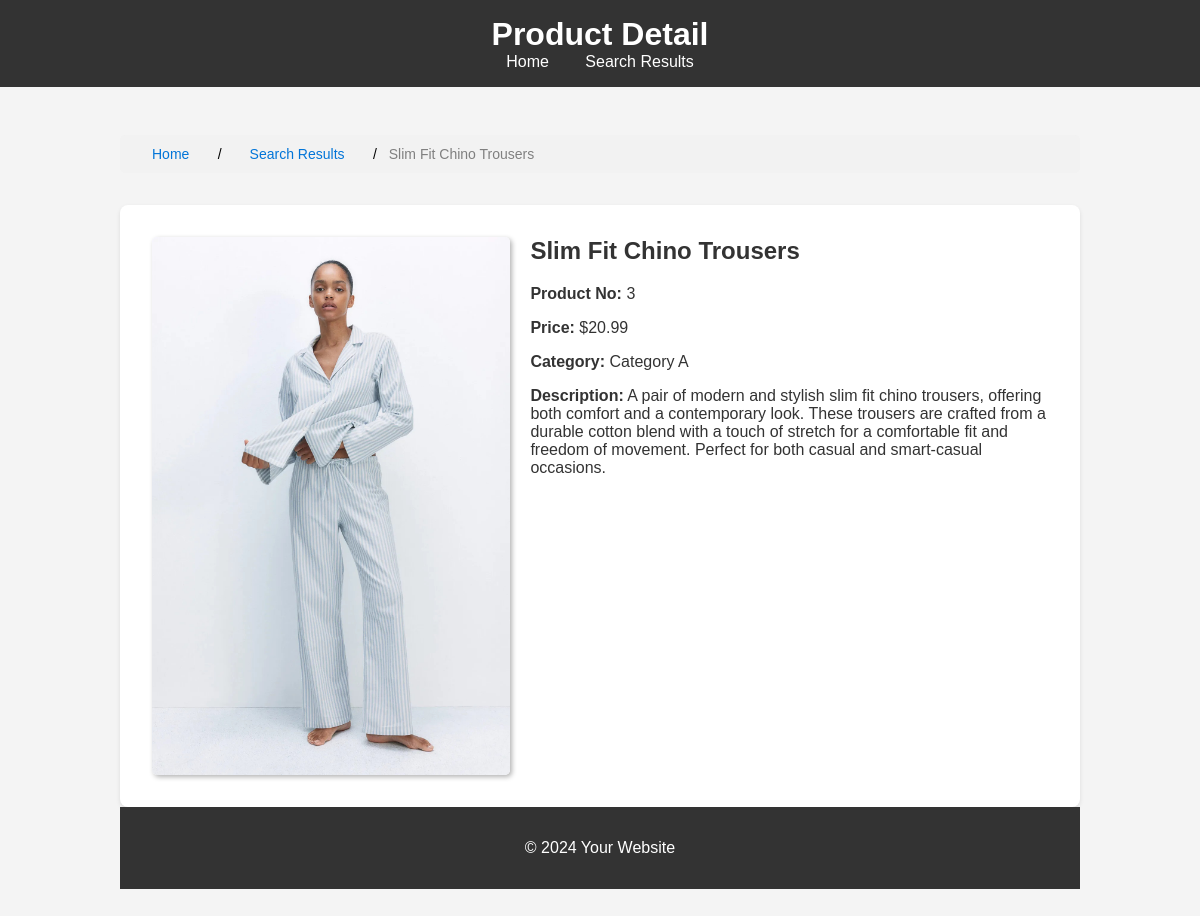
The app's page /product/3 with its own data.
### models.py (models this page shows, shortened)
class Product(db.Model):
    id = db.Column(db.Integer, primary_key=True)  # Otomatik artan birincil anahtar
    product_no = db.Column(db.String(50), unique=True, nullable=False)  # Ürün numarası
    product_name = db.Column(db.String(50), unique=True, nullable=False)  # Ürün numarası
    description = db.Column(db.String(255), nullable=False)  # Ürün açıklaması
    price = db.Column(db.Float, nullable=False)  # Ürün fiyatı
    image = db.Column(db.String(255), nullable=True)  # Ürün resmi (opsiyonel)
    category = db.Column(db.String(100), nullable=False)  # Ürün kategorisi

### app.py (the view)
@app.route('/product/<int:product_id>')
def product_detail(product_id):
    product = Product.query.get_or_404(product_id)  # Ürünü ID'ye göre al
    return render_template('product_detail.html', product=product)

### templates/product_detail.html (shortened to what this page needs)
<!DOCTYPE html>
<html lang="en">
<head>
    <link rel="stylesheet" href="{{ url_for('static', filename='css/style.css') }}">
</head>
<body>
    <header>
        <h1>Product Detail</h1>
        <nav>
            <a href="/">Home</a>
            <a href="/search">Search Results</a>
        </nav>
    </header>
    <main>
        <nav aria-label="breadcrumb">
            <ol class="breadcrumb">
                <li class="breadcrumb-item"><a href="/">Home</a></li>
                <li class="breadcrumb-item"><a href="/search">Search Results</a></li>
                <li class="breadcrumb-item active" aria-current="page">{{ product.product_name }}</li>
            </ol>
        </nav>
        <div class="product-detail">
            <img src="{{ url_for('static', filename='images/' + product.image) }}" alt="{{ product.description }}">
            <div>
                <h2>{{ product.product_name }}</h2>
                <p><strong>Product No:</strong> {{ product.product_no }}</p>
                <p><strong>Price:</strong> ${{ product.price }}</p>
                <p><strong>Category:</strong> {{ product.category }}</p>
                <p><strong> Description:</strong> {{ product.description }}</p>
            </div>
        </div>
        <footer>
            <p>&copy; 2024 Your Website</p>
        </footer>
    </main>
</body>
</html>

### static/css/style.css (style rules this page uses)
body { font-family: Arial, sans-serif; margin: 0; padding: 0; background-color: #f5f5f5; }
header { background-color: #007bff; color: white; padding: 1rem; text-align: center; }
header h1 { margin: 0; }

### templates/product_detail.html (style rules this page uses)
body { font-family: sans-serif; margin: 0; padding: 0; background-color: #f4f4f4; color: #333; }
header { background-color: #333; color: white; padding: 1rem 0; text-align: center; }
nav a { color: white; text-decoration: none; margin: 0 1rem; }
main { padding: 2rem; max-width: 960px; margin: 0 auto; }
.breadcrumb { background-color: #eee; padding: 0.5rem 1rem; margin-bottom: 2rem; list-style: none; padding: 10px 16px; list-style: none; background-color: #f2f2f2; border-radius: 5px; }
.breadcrumb li { display: inline; font-size: 14px; }
.breadcrumb li+li:before { padding: 8px; color: black; content: "/\00a0"; }
.breadcrumb li a { color: #0275d8; text-decoration: none; }
.breadcrumb .active { color: grey; }
.product-detail { background-color: white; padding: 2rem; border-radius: 8px; box-shadow: 0 2px 4px rgba(0, 0, 0, 0.1); display: flex; flex-wrap: wrap; gap: 20px; }
.product-detail img { max-width: 40%; height: auto; border-radius: 5px; box-shadow: 2px 2px 5px rgba(0,0,0,0.3); }
.product-detail div { flex: 1; }
.product-detail h2 { margin-top: 0; }
footer { background-color: #333; color: white; text-align: center; padding: 1rem 0; position: relative; bottom: 0; width: 100%; }

### records on screen
Product: product_name "Slim Fit Chino Trousers", image (picture), product_no "3", price "20.99", category "Category A", description "A pair of modern and stylish slim fit chino trousers, offering both comfort and a contemporary look. These trousers are crafted from a durable cotton blend with a touch of stretch for a comfortable fit and freedom of movement. Perfect for both casual and smart-casual occasions."
